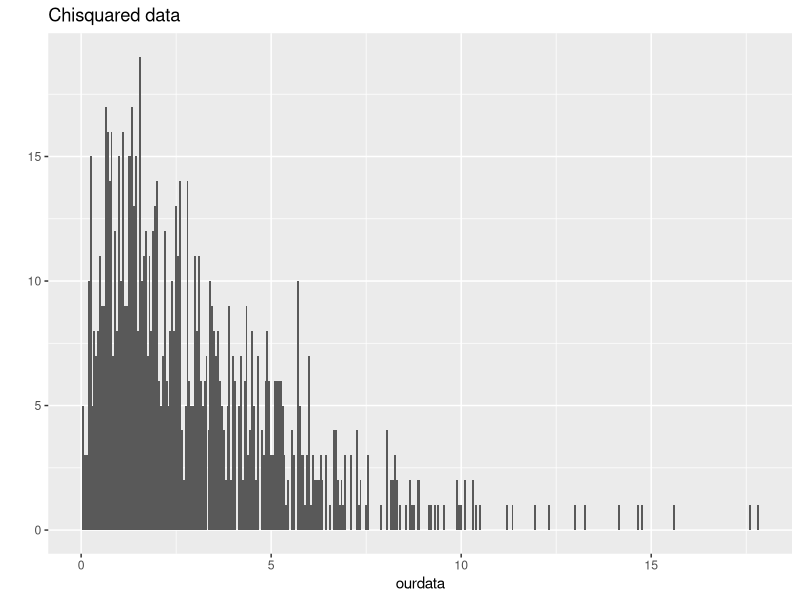

Write the R code that produced this figure.
## ---- chunk 1
library(ggplot2)

ourdata <- rchisq(1000,3)
qplot(ourdata, binwidth=0.05) + ggtitle("Chisquared data")
